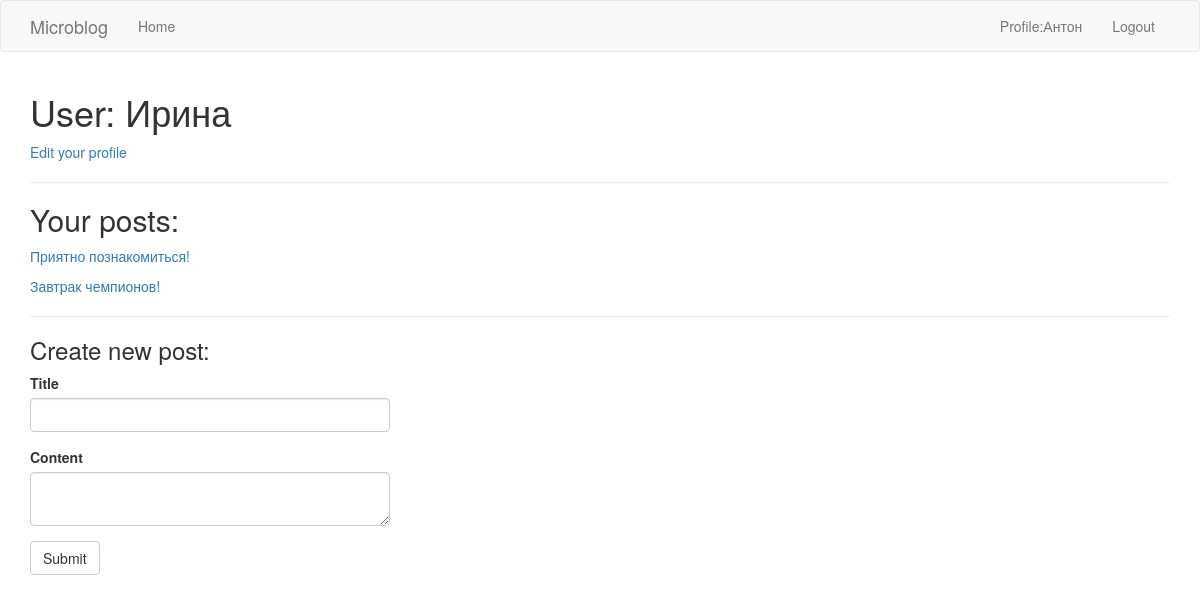
Screenshot of /user/Ирина (signed in) with the database file from the repository.
### blog/models.py (models this page shows, shortened)
class Users(UserMixin, db.Model):
    id = db.Column(db.Integer, primary_key=True)
    username = db.Column(db.String(64), index=True, unique=True)
    email = db.Column(db.String(120), index=True, unique=True)
    password_hash = db.Column(db.String(128))
    posts = db.relationship("Posts", backref='author', lazy='dynamic', cascade="all,delete")
    comments = db.relationship("Comments", backref="author", lazy="dynamic", cascade="all,delete")

class Posts(db.Model):
    id = db.Column(db.Integer, primary_key=True)
    author_id = db.Column(db.Integer, db.ForeignKey('users.id'))
    title = db.Column(db.String(64))
    content = db.Column(db.String(2000))
    publication_datetime = db.Column(db.DateTime, index=True, default=datetime.utcnow)
    comments = db.relationship("Comments", backref="post", lazy="dynamic", cascade="all,delete")

### blog/routes.py (the view)
@app.route('/user/<username>', methods=['GET', 'POST'])
@login_required
def user(username):
    form = CreatePostCommentForm()
    user = Users.query.filter_by(username=username).first_or_404()
    posts = Posts.query.filter_by(author=user).all()
    if form.validate_on_submit():
        post = Posts(title=form.title.data, content=form.content.data, author=user)
        db.session.add(post)
        db.session.commit()
        flash('Congratulations, you`ve successfully created new post!')
        return redirect(url_for('user', username=username))
    return render_template('user.html', user=user, posts=posts, form=form)

### blog/forms.py
class CreatePostCommentForm(FlaskForm):
    title = StringField("Title", validators=[DataRequired()])
    content = TextAreaField("Content", validators=[Length(min=0, max=2000)])
    submit = SubmitField("Submit")

### blog/models.py (called while the page is built)
@login.user_loader
def load_user(id):
    return Users.query.get(int(id))

### blog/templates/user.html
{% extends "base.html" %}
{% block app_content %}
    <h1>User: {{ user.username }}</h1>
    <p><a href="{{ url_for('edit_profile') }}">Edit your profile</a></p>
    <hr>
    {% if posts %}
        <h2>Your posts:</h2>
        {% for post in posts %}
            <p><a href="{{ url_for('post', post_id=post.id) }}">{{ post.title }}</a></p>
        {% endfor %}
    {% else %}
        <h1>You haven't got any posts, create it!</h1>
    {% endif %}
    <hr>
    <h3>Create new post:</h3>
    {% include 'create_post_comment.html' %}
{% endblock %}

### blog/templates/base.html (shortened to what this page needs)
{% extends 'bootstrap/base.html' %}
{% block navbar %}
    <nav class="navbar navbar-default">
        <div class="container">
            <div class="navbar-header">
                <a class="navbar-brand" href="{{ url_for('index') }}">Microblog</a>
            </div>
            <div class="collapse navbar-collapse" id="bs-example-navbar-collapse-1">
                <ul class="nav navbar-nav">
                    <li><a href="{{ url_for('index') }}">Home</a></li>
                </ul>
                <ul class="nav navbar-nav navbar-right">
                    {% if current_user.is_anonymous %}
                    <li><a href="{{ url_for('login') }}">Login</a></li>
                    {% else %}
                    <li><a href="{{ url_for('user', username=current_user.username) }}">Profile:{{ current_user.username }}</a></li>
                    <li><a href="{{ url_for('logout') }}">Logout</a></li>
                    {% endif %}
                </ul>
            </div>
        </div>
    </nav>
{% endblock %}
{% block content %}
    <div class="container">
        {% block app_content %}{% endblock %}
    </div>
{% endblock %}

### rows the page displays
Users: username "Антон"
Users: username "Ирина"
Posts: title "Приятно познакомиться!"
Posts: title "Завтрак чемпионов!"
